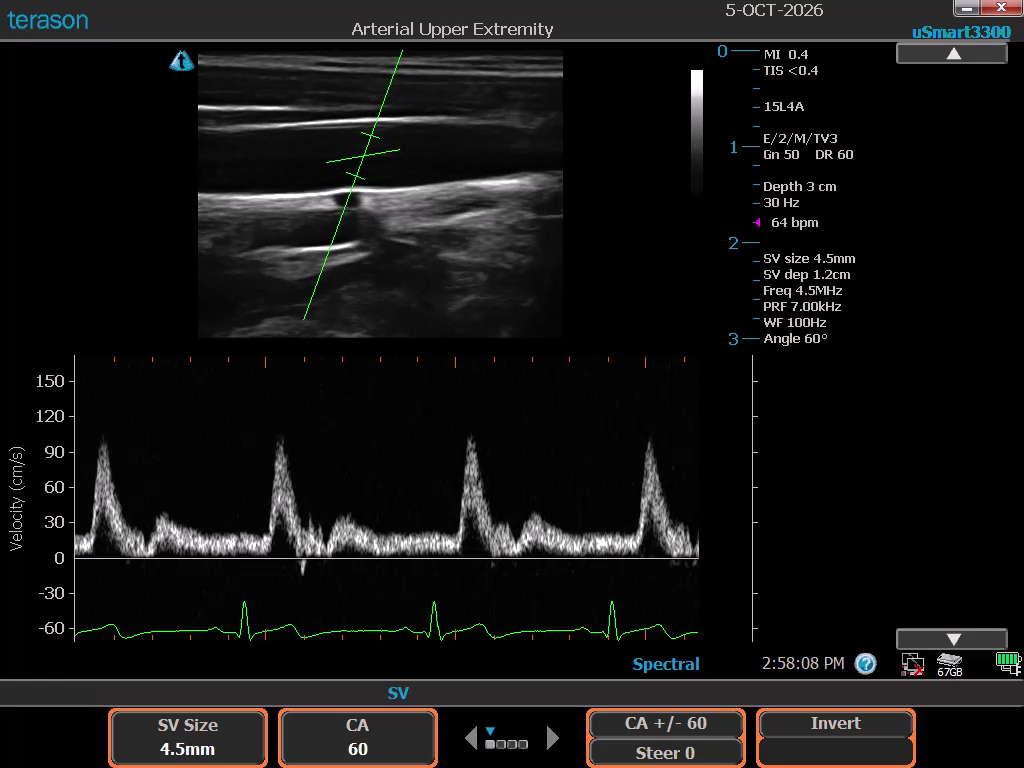
#> input picture doppler_waveform/assets/waveform_envelope.png, 1024 x 768 px
$ jupyter execute waveform.ipynb   (shell and % lines are left out)
#> lines starting #> are read from the running program, lines starting #| are printed output that depends on the picture; after the words box and inside, x2 and y2 are one past the last pixel; in counts of white or black regions, pixels touching at a corner belong together
# Setup

[cell 1]
from pathlib import Path

import cv2
import matplotlib.pyplot as plt
import numpy as np

[cell 2]
script_dir = Path.cwd()
waveform_img_path = script_dir / "assets" / "waveform_envelope.png"
output_dir = script_dir / "outputs" / "waveform"

# Define Regions of Interest

[cell 3]
# Image ROIs use the same (x0, y0, x1, y1) format as test_ocr.
# The Doppler ROI is limited to the WHITE spectral waveform.
# It excludes the ECG at the bottom and the horizontal zero-velocity line.
# Adjust these values if the Terason layout changes.
REF_W, REF_H = 1024, 768
ROIS = {
    "waveform": (85, 420, 697, 556),
}

THRESHOLD = 20  # brightness cutoff, 0-255; tune for different captures
MEDIAN_KERNEL = 1   # odd window width, smooths the extracted upper edge
MAX_INTERPOLATION_GAP = 5  # only fill missing runs of at most 5 columns

[cell 4]
def scaled_roi(img, name):
    h, w = img.shape[:2]
    x0, y0, x1, y1 = ROIS[name]
    sx, sy = w / REF_W, h / REF_H
    return int(x0 * sx), int(y0 * sy), int(x1 * sx), int(y1 * sy)


def crop(img, name):
    x0, y0, x1, y1 = scaled_roi(img, name)
    return img[y0:y1, x0:x1], (x0, y0)

# Waveform and Envelope Extraction

[cell 5]
def extract_waveform(img, threshold=THRESHOLD):
    """Return Doppler mask and all foreground (x,y) pixels in IMAGE coordinates."""
    roi, (x0, y0) = crop(img, "waveform")
    gray = cv2.cvtColor(roi, cv2.COLOR_BGR2GRAY)

    # The waveform is bright/gray, while the graph background is nearly black.
    _, mask = cv2.threshold(gray, threshold, 255, cv2.THRESH_BINARY)

    # Remove isolated single-pixel speckles without erasing the thin waveform.
    mask = cv2.morphologyEx(
        mask, cv2.MORPH_OPEN, np.ones((2, 2), dtype=np.uint8)
    )

    ys, xs = np.where(mask > 0)
    waveform_coords = np.column_stack((xs + x0, ys + y0)).astype(np.int32)
    return mask, waveform_coords


def extract_envelope(mask, offset, median_kernel=MEDIAN_KERNEL,
                     max_gap=MAX_INTERPOLATION_GAP):
    """Extract the upper edge in original-image pixel coordinates.

    Interpolate ONLY missing runs up to `max_gap` columns, bounded on
    BOTH sides by detected waveform pixels. Larger gaps and missing
    columns at the image edges remain NaN (not invented measurements).

    Returns
    -------
    envelope_coords : (W, 2) x,y image coordinates, with NaN for large gaps
    valid : (W,) True where the waveform was actually detected (not filled)
    """
    x0, y0 = offset
    _, width = mask.shape
    envelope_y = np.full(width, np.nan, dtype=float)

    for x in range(width):
        foreground_y = np.flatnonzero(mask[:, x] > 0)
        if foreground_y.size:
            envelope_y[x] = foreground_y.min() + y0

    valid = np.isfinite(envelope_y)
    if not np.any(valid):
        raise ValueError("No Doppler waveform detected: check ROI and threshold.")

    # Fill only short INTERNAL gaps. Do not extend the first/last observation.
    valid_indices = np.flatnonzero(valid)
    for left, right in zip(valid_indices[:-1], valid_indices[1:]):
        gap_length = right - left - 1
        if 0 < gap_length <= max_gap:
            envelope_y[left + 1:right] = np.linspace(
                envelope_y[left], envelope_y[right], gap_length + 2
            )[1:-1]

    # Optional median smoothing, independently within each continuous run.
    # A median filter must never smooth through a long missing (NaN) gap.
    if median_kernel > 1:
        if median_kernel % 2 != 1:
            raise ValueError("median_kernel must be odd")
        finite = np.isfinite(envelope_y)
        edges = np.diff(np.r_[False, finite, False].astype(int))
        for run_start, run_end in zip(np.flatnonzero(edges == 1),
                                      np.flatnonzero(edges == -1)):
            segment = envelope_y[run_start:run_end]
            pad = median_kernel // 2
            padded = np.pad(segment, pad, mode="edge")
            windows = np.lib.stride_tricks.sliding_window_view(padded, median_kernel)
            envelope_y[run_start:run_end] = np.median(windows, axis=1)

    envelope_x = np.arange(width) + x0
    envelope_coords = np.column_stack((envelope_x, envelope_y))
    return envelope_coords, valid

# Main Function

[cell 6]
def main(input_path, output_path):
    """Extract the Doppler waveform and its upper envelope.

    Parameters
    ----------
    input_path : str or Path
        Input Terason screenshot.
    output_path : str or Path
        Folder where coordinate CSVs, mask, and overlay are saved.

    Returns
    -------
    dict
        waveform_coords: (N, 2) pixel [x, y] pairs
        envelope_coords: (W, 2) pixel [x, y] pairs
        envelope_y:      (W,) y pixel positions only
        waveform_mask:   2D binary crop mask
        valid_columns:   (W,) whether a waveform pixel was found in each column
        interpolated_columns: (W,) short-gap pixels filled by interpolation
    """
    input_path = Path(input_path)
    output_path = Path(output_path)
    img = cv2.imread(str(input_path))
#> img is the input picture: shape (768, 1024, 3); mean B, G, R 19.7, 20.1, 20.6
    if img is None:
        raise FileNotFoundError(f"Could not read image: {input_path}")

    mask, waveform_coords = extract_waveform(img)
#> in crop, `x0, y0, x1, y1 = scaled_roi(img, name)`: x0 = 85; y0 = 420; x1 = 697; y1 = 556
#> in extract_waveform, `roi, (x0, y0) = crop(img, "waveform")`:
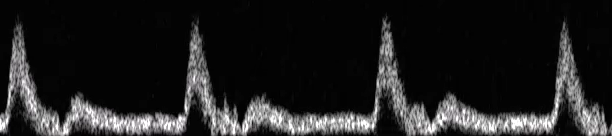
#> roi: shape (136, 612, 3); mean B, G, R 33.3, 33.2, 33.4
#> in extract_waveform, `roi, (x0, y0) = crop(img, "waveform")`: x0 = 85; y0 = 420
#> in extract_waveform, `_, mask = cv2.threshold(gray, threshold, 255, cv2.THRESH_BINARY)`:
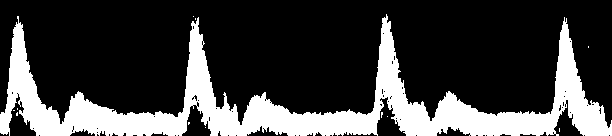
#> mask: shape (136, 612); 25.1% white; 12 white regions (11 under 20 px), largest, box (x1, y1, x2, y2) and area: (0, 14, 612, 136) 20823
#> in extract_waveform, `mask = cv2.morphologyEx( mask, cv2.MORPH_OPEN, np.ones((2, 2), dtype=n..`:
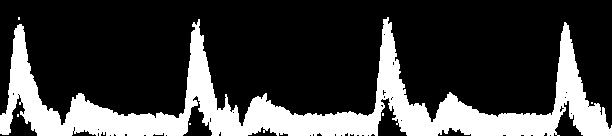
#> mask: shape (136, 612); 24.6% white; 6 white regions (5 under 20 px), largest, box (x1, y1, x2, y2) and area: (0, 17, 612, 136) 20417
#> in extract_waveform, `waveform_coords = np.column_stack((xs + x0, ys + y0)).astype(np.int32)`: waveform_coords = 20443 pairs, first value 85 to 696, second value 437 to 555
    _, offset = crop(img, "waveform")
#> offset = (85, 420)
    envelope_coords, valid = extract_envelope(mask, offset)
#> in extract_envelope, `x0, y0 = offset`: x0 = 85; y0 = 420
#> after the loop in extract_envelope, `for x in range(width):`: envelope_y = 612 values, max 549 at index 609, min 437 at index 18, mean 518.4
#> in extract_envelope, `valid_indices = np.flatnonzero(valid)`: valid_indices = 612 values from 0 to 611
#> in extract_envelope, `envelope_x = np.arange(width) + x0`: envelope_x = 612 values from 85 to 696
#> in extract_envelope, `envelope_coords = np.column_stack((envelope_x, envelope_y))`: envelope_coords = 612 pairs, first value 85 to 696, second value 437 to 549
    envelope_y = envelope_coords[:, 1]
    interpolated = np.isfinite(envelope_y) & ~valid

    output_path.mkdir(parents=True, exist_ok=True)
    np.savetxt(
        output_path / "waveform_coordinates.csv", waveform_coords,
        delimiter=",", header="x_pixel,y_pixel", comments="", fmt="%d"
    )
    np.savetxt(
        output_path / "envelope_coordinates.csv", envelope_coords,
        delimiter=",", header="x_pixel,y_pixel", comments="", fmt=["%d", "%.3f"]
    )
    np.savetxt(
        output_path / "envelope_y.csv", envelope_y,
        delimiter=",", header="y_pixel", comments="", fmt="%.3f"
    )
    cv2.imwrite(str(output_path / "waveform_mask.png"), mask)

    # Overlay in ORIGINAL image coordinates; no physical-unit conversion yet.
    fig, ax = plt.subplots(figsize=(14, 7))
    ax.imshow(cv2.cvtColor(img, cv2.COLOR_BGR2RGB))
    ax.plot(envelope_coords[:, 0], envelope_y, color="red", linewidth=1.5,
            label="Extracted envelope")
    x0, y0, x1, y1 = scaled_roi(img, "waveform")
#> x0 = 85; y0 = 420; x1 = 697; y1 = 556
    ax.set_xlim(x0 - 10, x1 + 10)
    ax.set_ylim(y1 + 15, y0 - 15)
    ax.set_title("Terason spectral Doppler: extracted envelope")
    ax.set_xlabel("X coordinate (pixels)")
    ax.set_ylabel("Y coordinate (pixels)")
    ax.legend()
    fig.tight_layout()
    fig.savefig(output_path / "envelope_overlay.png", dpi=160)
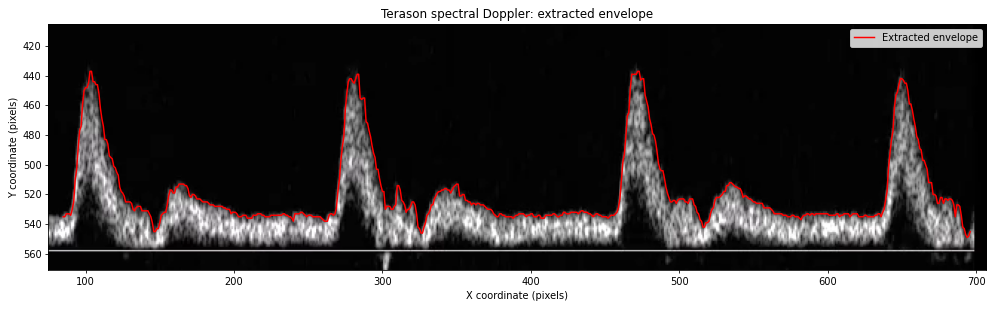
#> figure drawn by matplotlib, 1 panel
    plt.show()
    plt.close(fig)

    print(f"Saved files to: {output_path.resolve()}")
    print(f"Waveform pixels: {len(waveform_coords)}")
#| Waveform pixels: 20443
    print(f"Envelope samples: {len(envelope_y)}")
#| Envelope samples: 612
    print(f"Columns with a detected signal: {valid.sum()} / {len(valid)}")
#| Columns with a detected signal: 612 / 612
    print(f"Short-gap interpolated columns: {interpolated.sum()}")
#| Short-gap interpolated columns: 0
    print(f"Long-gap/edge missing columns: {np.isnan(envelope_y).sum()}")
#| Long-gap/edge missing columns: 0

    return {
        "waveform_coords": waveform_coords,
        "envelope_coords": envelope_coords,
        "envelope_y": envelope_y,
        "waveform_mask": mask,
        "valid_columns": valid,
        "interpolated_columns": interpolated,
    }

# Test Waveform and Envelope

[cell 7]
results = main(
    input_path=waveform_img_path,
    output_path=output_dir,
)
#> results = 6 items

# Display extracted waveform mask
plt.figure(figsize=(14, 5))

plt.imshow(results["waveform_mask"], cmap="gray")

plt.title("Extracted Doppler Waveform Mask")
plt.xlabel("X (pixels)")
plt.ylabel("Y (pixels)")

plt.show()

print("First 10 envelope y coordinates:")
print(results["envelope_y"][:10])
#| [535. 535. 533. 533. 533. 534. 530. 525. 510. 503.]
